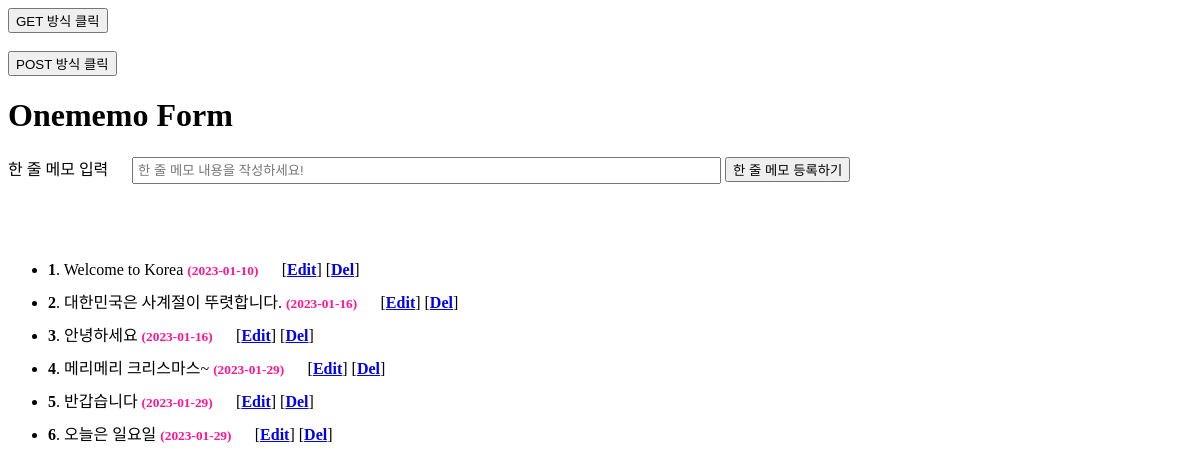
The app's page /onememos/, older data.
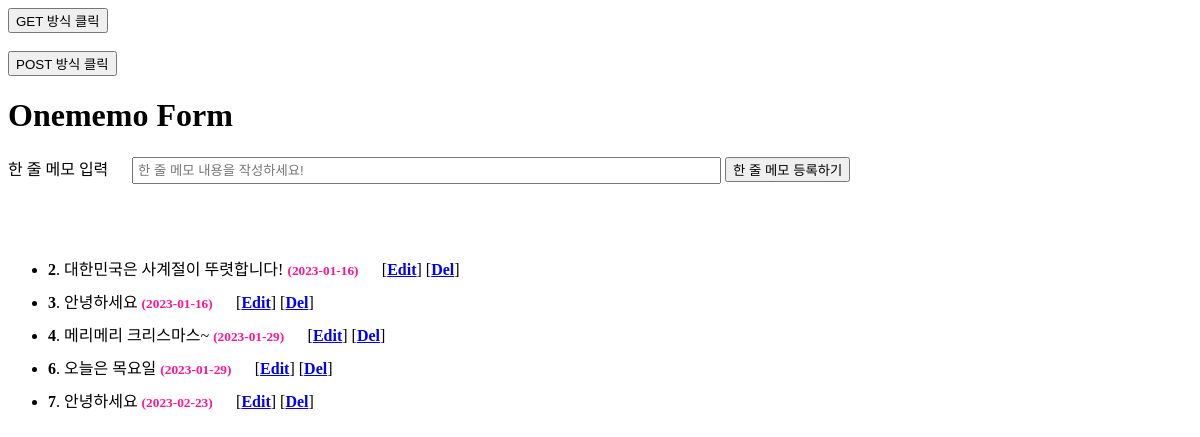
The same page, newer data.
### onememos/models.py (models this page shows, shortened)
class Memo(models.Model):
    memo_text = models.CharField(max_length = 200) # 문자형
    published_date = models.DateTimeField(auto_now_add = True) # 날짜형

### onememos/views.py (the view)
# urls.py: path('', views.main, name='main'),
def main(request):
    lists = Memo.objects.all()
    data = {'lists': lists}
    return render(request, 'main.html', data)

### onememos/templates/main.html (shortened to what this page needs)
<!DOCTYPE html>
<html>
    <head>
    </head>
    <body>
        <form action="http://localhost:8000/onememos/writeMemo/" method="GET">
            <button>GET 방식 클릭</button>
        </form>
        <br>
        <form action="http://localhost:8000/onememos/writeMemo/" method="POST">
            <button>POST 방식 클릭</button>
        </form>
        <h1>Onememo Form</h1>
        <form action="http://localhost:8000/onememos/createMemo/"
              method="POST" id="memoWriteForm">
            <label for="memo">한 줄 메모 입력</label>
            <input type="text" id="memo" name="memoContent" size="70"
                   placeholder="한 줄 메모 내용을 작성하세요!" autocomplete="off">
            <button type="submit" form="memoWriteForm">한 줄 메모 등록하기</button>
        </form>
        <div style="padding-top:50px">
            <ul style="line-height:2em">
                {% for article in lists %}
                    <li>
                        <b>{{article.id}}</b>.
                        {{article.memo_text}}
                        <small style="color:deeppink;font-weight:bold">
                            ({{article.published_date|date:'Y-m-d'}})
                        </small>
                        &nbsp;&nbsp;&nbsp;&nbsp;
                        [<a href="./edit/{{article.id}}" style="font-weight:bold">Edit</a>]
                        [<a href="./delete/{{article.id}}" style="font-weight:bold">Del</a>]
                    </li>
                {% endfor %}
            </ul>
        </div>
    </body>
</html>

### onememos/templates/main.html (style rules this page uses)
form > label { display: inline-block; width: 120px; }
form > input { padding: 4px; margin-bottom: 4px; }

Row changes from the older to the newer data that the page shows:
removed Memo: id "1", memo_text "Welcome to Korea", published_date "2023-01-10"
removed Memo: id "5", memo_text "반갑습니다", published_date "2023-01-29"
changed Memo id 2: memo_text "대한민국은 사계절이 뚜렷합니다." → "대한민국은 사계절이 뚜렷합니다!"
changed Memo id 6: memo_text "오늘은 일요일" → "오늘은 목요일"
added Memo: id "7", memo_text "안녕하세요", published_date "2023-02-23"
